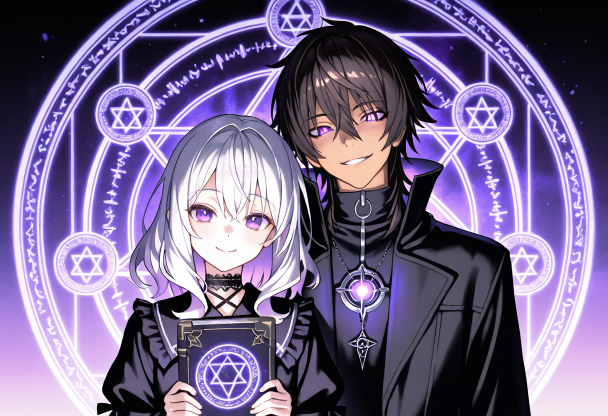
#> input picture character-design/ShunaRaika_2shot_00001_.png, 1216 x 832 px, given in place of ChatGPT Image 2026年4月23日 16_17_38.png, which was not available (shown at 1/2 size)
$ python convert_new_portraits.py
#> lines starting #> are read from the running program, lines starting #| are printed output that depends on the picture
"""
新規生成の GPT 画像を WebP (512x768) に変換して public/ に配置する。

- src: C:/AI/ComfyUI/output/ 配下の新しい png
- dst: public/shuna.webp, public/raika.webp
- 品質 85、method=6（最高圧縮効率）、Lanczos リサンプリング

実行: python convert_new_portraits.py
"""
from PIL import Image
import os

PAIRS = [
    (r"C:\AI\ComfyUI\output\ChatGPT Image 2026年4月23日 16_17_38.png",
     r"C:\クラウドコード\occult-news-app\public\shuna.webp"),
    (r"C:\AI\ComfyUI\output\ChatGPT Image 2026年4月23日 16_13_48.png",
     r"C:\クラウドコード\occult-news-app\public\raika.webp"),
]

TARGET = (512, 768)

for src, dst in PAIRS:
    im = Image.open(src)
#> im is the input picture: PIL image 1216x832 RGB; mean R, G, B 117.5, 103, 143
    im_resized = im.resize(TARGET, Image.Resampling.LANCZOS)
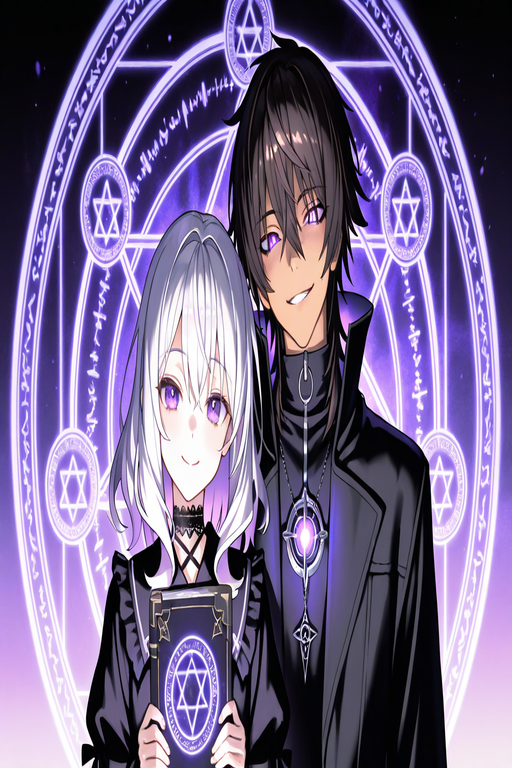
#> im_resized: PIL image 512x768 RGB; mean R, G, B 117.4, 103, 143
    im_resized.save(dst, format="WEBP", quality=85, method=6)
    size_kb = os.path.getsize(dst) / 1024
    name = os.path.basename(dst)
    print(f"{name}: {im.size} -> {TARGET}  ({size_kb:.1f} KB)")
#| C:\クラウドコード\occult-news-app\public\shuna.webp: (1216, 832) -> (512, 768)  (83.2 KB)
#> pass 2 of the loop `for src, dst in PAIRS:`:
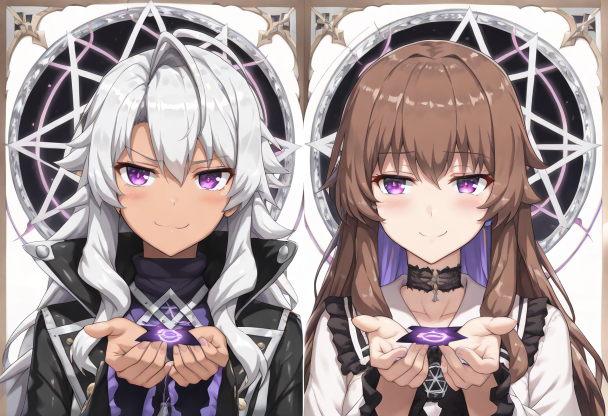
#> input picture character-design/ShunaRaika_2shot_v2_00001_.png, 1216 x 832 px, given in place of ChatGPT Image 2026年4月23日 16_13_48.png, which was not available (shown at 1/2 size)
#> im is the input picture: PIL image 1216x832 RGB; mean R, G, B 165.6, 150.5, 150.3
#> `im_resized = im.resize(TARGET, Image.Resampling.LANCZOS)`:
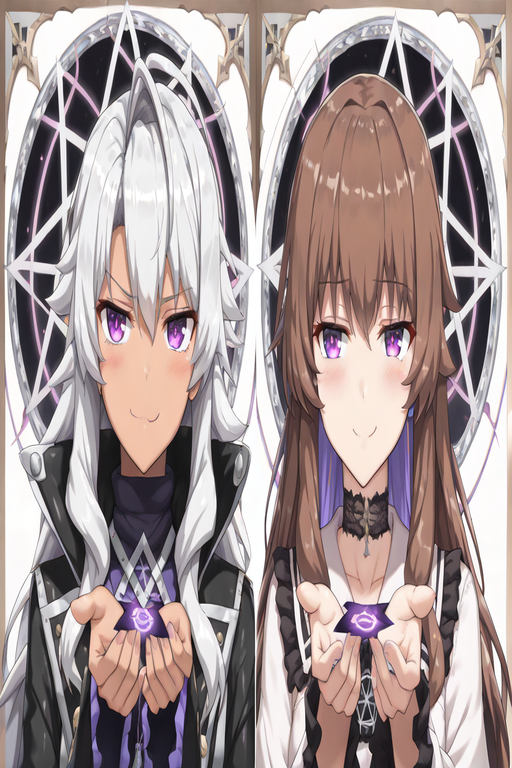
#> im_resized: PIL image 512x768 RGB; mean R, G, B 165.6, 150.5, 150.2
#| C:\クラウドコード\occult-news-app\public\raika.webp: (1216, 832) -> (512, 768)  (77.9 KB)

print("done")
